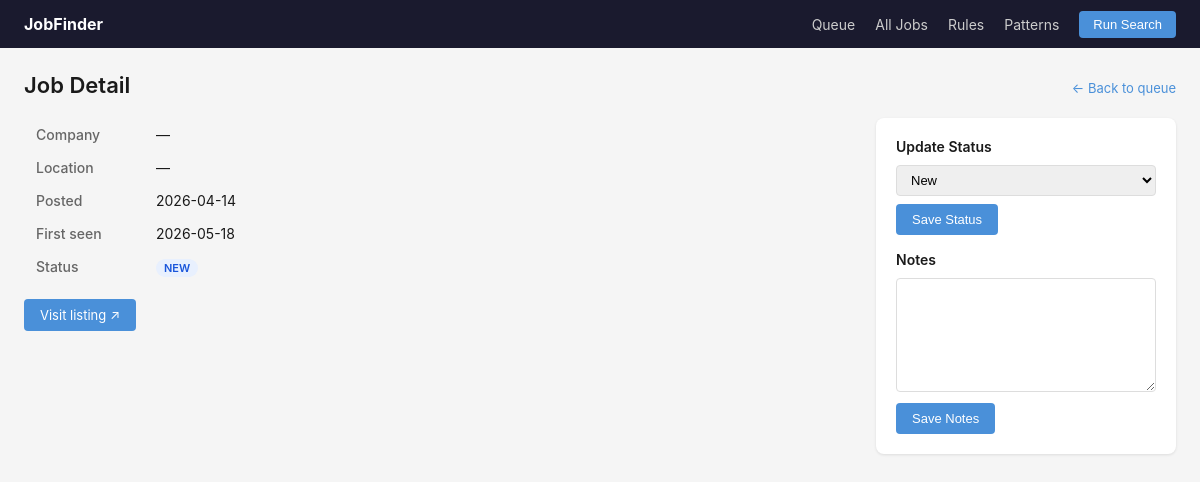
The app's page /jobs/25, older data.
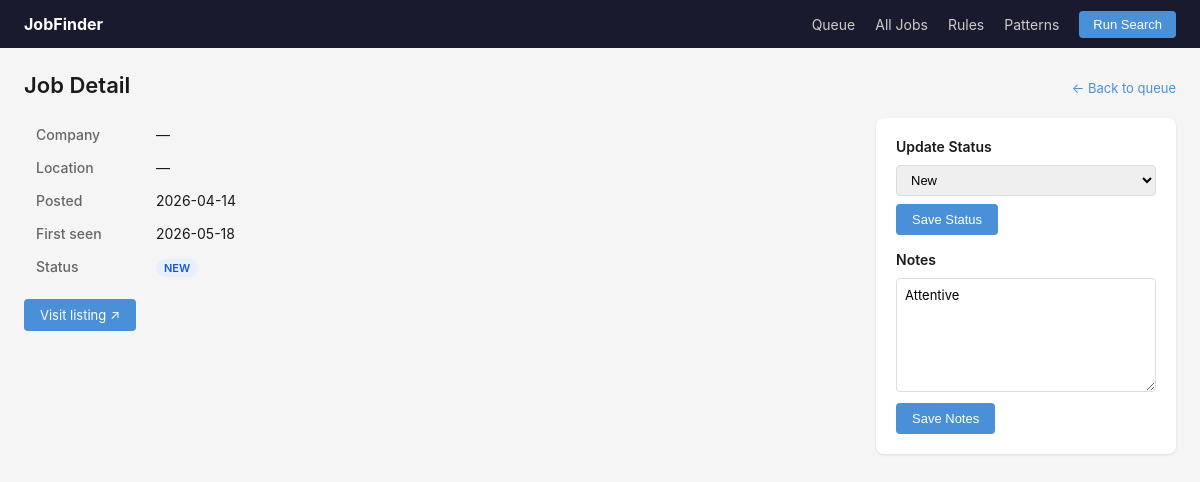
The same page, newer data.
### tables this page shows
CREATE TABLE jobs (
                id           INTEGER PRIMARY KEY AUTOINCREMENT,
                url          TEXT NOT NULL UNIQUE,
                title        TEXT,
                company      TEXT,
                location     TEXT,
                description  TEXT,
                posted_date  TEXT,
                first_seen   TEXT NOT NULL,
                status       TEXT NOT NULL DEFAULT 'new'
                                 CHECK(status IN ('new','saved','applied','rejected','interviewing')),
                notes        TEXT
            );

### jobfinder/app.py (the view)
    @app.route("/jobs/<int:job_id>")
    def job_detail(job_id):
        conn = get_conn()
        job = get_job(conn, job_id)
        if not job:
            flash("Job not found.")
            return redirect(url_for("index"))
        return render_template("job_detail.html", job=dict(job))

### jobfinder/database.py (called while the page is built)
def get_connection(db_path: str = "jobs.db") -> sqlite3.Connection:
    conn = sqlite3.connect(db_path)
    conn.row_factory = sqlite3.Row
    conn.execute("PRAGMA journal_mode=WAL")
    conn.execute("PRAGMA foreign_keys=ON")
    return conn

def get_job(conn: sqlite3.Connection, job_id: int) -> sqlite3.Row | None:
    return conn.execute("SELECT * FROM jobs WHERE id = ?", (job_id,)).fetchone()

### templates/job_detail.html (shortened to what this page needs)
{% extends "base.html" %}
{% block content %}
<div class="page-header">
  <h1>{{ job.title or 'Job Detail' }}</h1>
  <a href="{{ url_for('index') }}" class="back-link">← Back to queue</a>
</div>
<div class="detail-grid">
  <div class="detail-main">
    <table class="detail-table">
      <tr><th>Company</th><td>{{ job.company or '—' }}</td></tr>
      <tr><th>Location</th><td>{{ job.location or '—' }}</td></tr>
      <tr><th>Posted</th><td>{{ job.posted_date or 'Unknown' }}</td></tr>
      <tr><th>First seen</th><td>{{ job.first_seen[:10] }}</td></tr>
      <tr><th>Status</th>
          <td><span class="status-badge status-{{ job.status }}">{{ job.status }}</span></td></tr>
    </table>
    <div class="visit-block">
      <a href="{{ job.url }}" target="_blank" class="btn-primary">Visit listing ↗</a>
    </div>
  </div>
  <div class="detail-sidebar">
    <h3>Update Status</h3>
    <form method="post" action="{{ url_for('update_status', job_id=job.id) }}">
      <select name="status" class="status-select">
        {% for s in ['new', 'saved', 'applied', 'interviewing', 'rejected'] %}
        <option value="{{ s }}" {{ 'selected' if job.status == s }}>{{ s.title() }}</option>
        {% endfor %}
      </select>
      <button type="submit" class="btn-primary">Save Status</button>
    </form>
    <h3>Notes</h3>
    <form method="post" action="{{ url_for('update_notes', job_id=job.id) }}">
      <textarea name="notes" rows="6" class="notes-area">{{ job.notes or '' }}</textarea>
      <button type="submit" class="btn-primary">Save Notes</button>
    </form>
  </div>
</div>
{% endblock %}

Row changes from the older to the newer data that the page shows:
changed jobs "NEW": notes (not shown) → "Attentive"
